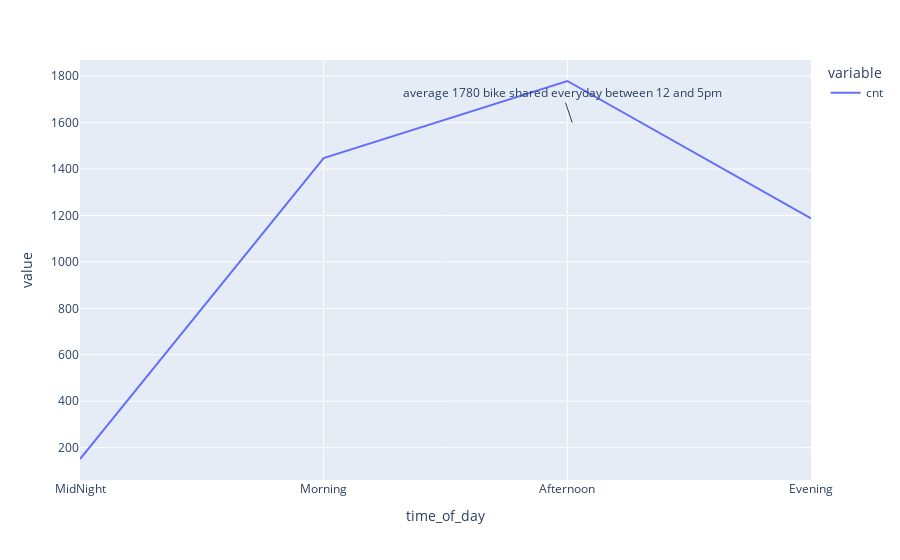

The code cell stored with this chart in its notebook:
### Code cell
# average shared bikes according to time using line chart
meanpertime = pd.DataFrame(df.groupby('time_of_day')['cnt'].mean())
fig =px.line(meanpertime)
fig.add_annotation(text ='average 1780 bike shared everyday between 12 and 5pm', x = 2.02, y=1600)
fig.show()

### Figure 1 — Plotly figure (JSON) as saved in the notebook; plotly's stock layout.template omitted (floating-point values rounded to 4 significant figures)
{"data": [{"hovertemplate": "variable=cnt<br>time_of_day=%{x}<br>value=%{y}<extra></extra>", "legendgroup": "cnt", "line": {"color": "#636efa", "dash": "solid"}, "marker": {"symbol": "circle"}, "mode": "lines", "name": "cnt", "orientation": "v", "showlegend": true, "type": "scatter", "x": ["MidNight", "Morning", "Afternoon", "Evening"], "xaxis": "x", "y": [151.1, 1447.0, 1779.0, 1187.0], "yaxis": "y"}], "layout": {"annotations": [{"text": "average 1780 bike shared everyday between 12 and 5pm", "x": 2.02, "y": 1600}], "autosize": true, "legend": {"title": {"text": "variable"}, "tracegroupgap": 0}, "margin": {"t": 60}, "xaxis": {"anchor": "y", "autorange": true, "domain": [0, 1], "range": [0, 3], "title": {"text": "time_of_day"}, "type": "category"}, "yaxis": {"anchor": "x", "autorange": true, "domain": [0, 1], "range": [57.07, 1938.0], "title": {"text": "value"}, "type": "linear"}}}
